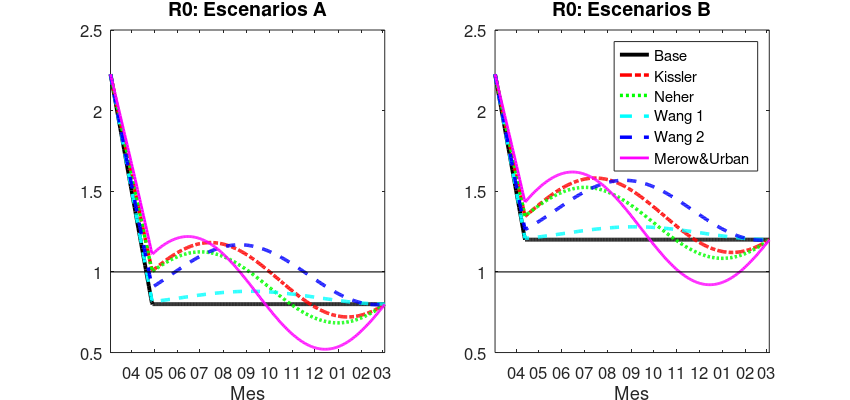

This figure's MATLAB source:
% Genera los escenarios de R0 considerando medidas de gobierno
% y la posibles estacionalidad
% @ktakahashig
% 29 abril 2020
%
clear

tzero=datenum(2020,1,1); % t = 0
tini=datenum(2020,3,4); % Inicio de brote
t=[tini:tini+365]'; % Periodo total del brote en 2020

gamma = 0.111; % Tasa de recuperacion+fallecimiento estimado en el ajuste del modelo

Rmin1=0.8; % Minimo alcanzado (en forma sostenida) por Alemania, Francia y España
Rmin2=1.2; % Valor en Peru segun CMMID es 1.3 al 24/04/2020 (datos hasta 04/05). 
           % El Presidente Vizcarra anuncio R entre 1.1 y 1.2 el 08/05/2020


% Parametros de estacionalidad de beta
% 1: Kissler et al, 2: Neher et al, 3: Wang et al (form. 1), 4: Wang et al (form.2)
A=[0.0256 0.024427 0.00440504 0.020603 0.038796]';
t0=[196   183      248.549    234.9    166.021]';
B=[0.0168 0.011560 0.0044447  0.020254 0.0077629]';


% Numero de reproduccion (CMMID)
load Re.txt
tRe=datenum(Re(:,[1:3])); Re=Re(:,4);
ARe=regress(Re,[tRe-tzero ones(length(Re),1)]);
disp(['R0 alcanza ' num2str(Rmin1) ' en t = ' num2str(round((Rmin1-ARe(2))/ARe(1))) ])
datevec(round((Rmin1-ARe(2))/ARe(1))+tzero)
disp(['R0 alcanza ' num2str(Rmin2) ' en t = ' num2str(round((Rmin2-ARe(2))/ARe(1))) ])
datevec(round((Rmin2-ARe(2))/ARe(1))+tzero)


% Escenarios base de Re
tt=t-tzero;
R0base=[tt ones(length(t),1)]*ARe; R0base(find(tt>(Rmin1-ARe(2))/ARe(1)))=Rmin1;
R0basedum=[tt ones(length(t),1)]*ARe; R0basedum(find(tt>(Rmin2-ARe(2))/ARe(1)))=Rmin2;
R0base=[R0base R0basedum];
Nbase=size(R0base,2);

% Variaciones estacionales de beta y R0
betaest=[];
Nest=length(A);
for i=1:Nest
   betaest=[betaest A(i).*cos(2*pi*(tt-t0(i))/365.24)+B(i)];
end
R0est=betaest/gamma;

% Guardar archivos
save -ascii R0base.txt R0base
save -ascii R0est.txt R0est
save -ascii betaest.txt betaest


figure(1,'papersize',[9 4.5]),clf

labs=strvcat('A','B','C','D');
option=strvcat('r-.','g:','c--','b--','m-');
for j=1:Nbase
subplot(1,Nbase,j)
   h=plot(t,R0base(:,j),'k-');
   hold on
   for i=1:Nest
      h=[h;plot( t,R0base(:,j)+R0est(:,i),option(i,:))];
   end
plot([t(1) t(end)],[1 1],'k-','linewidth',0.8);
hold off
xlabel('Mes')
xlim([t(1) t(end)]);
ylim([0.5 2.5]);
set(h(1),'linewidth',2.8);
set(h(2:end),'linewidth',2.5);
set(h(end),'linewidth',2);
set(gca,'XTick',datenum([repmat(2020,10,1); repmat(2021,4,1)],[[3:12] [1:4]]',1))
datetick('mm','keeplimits','keepticks')
set(gca,'fontsize',12)
title(['R0: Escenarios ' labs(j)],'fontsize',14)
end
legend('Base','Kissler','Neher','Wang 1','Wang 2','Merow&Urban','location','northeast')

papersize = get (gcf, "papersize"); border = 0.25;
set (gcf, "paperposition", 
     [border, border, (papersize - 2*border)],...
     'paperorientation','landscape')
print('-dpdf','escenarios.pdf')
